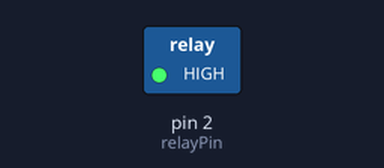
The sketch below on a simulated Arduino Uno, built with avr-gcc and run on an emulated ATmega328P. Shown: switched loads named in the sketch (green lamp = pin HIGH).

Above: at 0.1 s.
At 90.1 s:
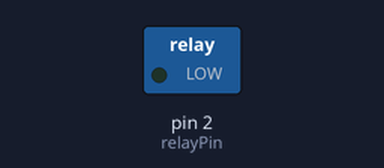
Timing chart, 0 to 91.6 s (numbered marks = the images above):
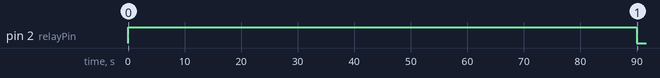

The sketch:

relayTest.ino
```cpp
// Пин, к которому подключено реле
const int relayPin = 2;

// Время работы реле в миллисекундах
const unsigned long relayTime = 90000; // 120 секунд

// Интервал между включениями реле в минутах
const unsigned long interval = 60; // каждые 60 минут

// Переменная для хранения времени последнего включения реле
unsigned long previousMillis = 0;

// Функция для включения реле на заданное время
void activateRelay() {
  digitalWrite(relayPin, HIGH); // Включаем реле
  delay(relayTime); // Ждем заданное время
  digitalWrite(relayPin, LOW); // Выключаем реле
}

void setup() {
  // Устанавливаем пин реле в режим OUTPUT
  pinMode(relayPin, OUTPUT);

  activateRelay();
}

void loop() {
  // Получаем текущее время
  unsigned long currentMillis = millis();

  // Проверяем, прошло ли достаточно времени с момента последнего включения реле
  if (currentMillis - previousMillis >= interval * 6000) {
    // Если прошло достаточно времени, включаем реле
    activateRelay();

    // Запоминаем время последнего включения реле
    previousMillis = currentMillis;
  }
}
```
